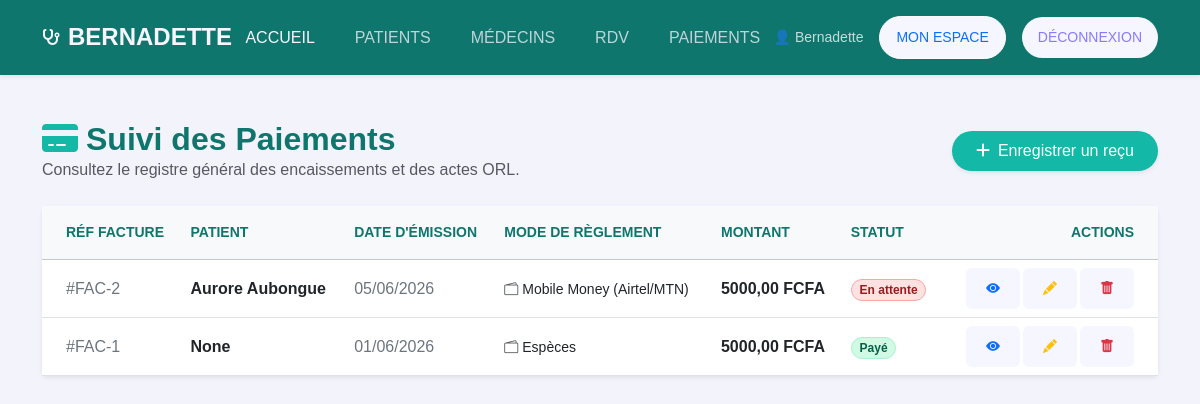
The app's page /paiements/list/ (signed in) with its own data.
### paiements/models.py (models this page shows, shortened)
class Paiement(models.Model):
    MODE_CHOICES = [
        ('especes', 'Espèces'),
        ('mobile_money', 'Mobile Money (Airtel/MTN)'),
        ('carte', 'Carte Bancaire'),
    ]
    STATUT_CHOICES = [
        ('paye', 'Payé'),
        ('en_attente', 'En attente'),
    ]
    patient = models.ForeignKey(Patient, on_delete=models.CASCADE, related_name='paiements', null=True, blank=True)
    montant = models.DecimalField(max_digits=10, decimal_places=2)
    mode_paiement = models.CharField(max_length=20, choices=MODE_CHOICES, default='especes')
    statut = models.CharField(max_length=15, choices=STATUT_CHOICES, default='paye')
    date = models.DateField(auto_now_add=True)
    description = models.CharField(max_length=255, blank=True)
    class Meta:
        verbose_name = "Paiement"
        verbose_name_plural = "Paiements"
        ordering = ['-date']

### patients/models.py (models this page shows)
class Patient(models.Model):
    SEXE_CHOICES = [
        ('M', 'Masculin'),
        ('F', 'Féminin'),
    ]
    user = models.OneToOneField(User, on_delete=models.CASCADE, related_name='patient', null=True, blank=True)
    nom = models.CharField(max_length=100)
    prenom = models.CharField(max_length=100)
    sexe = models.CharField(max_length=1, choices=SEXE_CHOICES, default='M')
    date_naissance = models.DateField()
    telephone = models.CharField(max_length=20)
    adresse = models.TextField(blank=True, null=True)
    groupe_sanguin = models.CharField(max_length=5, blank=True, null=True)
    def __str__(self):
        return f"{self.prenom} {self.nom}"

### paiements/views.py (the view)
# urls.py: path('list/', views.list_paiements, name='list'),
@login_required
def list_paiements(request):
    user = request.user
    if user.is_superuser or hasattr(user, 'medecin'):
        paiements = Paiement.objects.all()
    else:
        paiements = Paiement.objects.filter(patient__user=user)
    return render(request, 'paiements/liste.html', {'paiements': paiements})

### rdv/context_processors.py (called while the page is built)
def notifications(request):
    if isinstance(request.user, AnonymousUser):
        return {}
    unread_count = request.user.notifications.filter(is_read=False).count()
    return {
        'notification_unread_count': unread_count,
    }

### paiements/templates/paiements/liste.html (shortened to what this page needs)
{% extends "base.html" %}
{% load static %}
{% block content %}
<main class="container" style="margin-top: 120px; margin-bottom: 50px;" data-aos="fade-up">
    <div class="d-flex flex-column flex-md-row justify-content-between align-items-md-center gap-3 mb-4">
        <div>
            <h1 class="fw-bold h2 m-0" style="color: #0f766e;">
                <i class="fa-solid fa-credit-card me-2" style="color: #14b8a6;"></i>Suivi des Paiements
            </h1>
            <p class="text-muted m-0">
                {% if user.is_superuser or user.medecin %}
                    Consultez le registre général des encaissements et des actes ORL.
                {% else %}
                    Consultez l'historique de vos règlements et téléchargez vos reçus.
                {% endif %}
            </p>
        </div>
        {% if user.is_superuser %}
        <div>
            <a href="{% url 'paiements:create' %}" class="btn text-white fw-medium px-4 py-2 rounded-pill shadow-sm" style="background-color: #14b8a6; border: none;">
                <i class="fa-solid fa-plus me-2"></i>Enregistrer un reçu
            </a>
        </div>
        {% endif %}
    </div>
    <div class="card border-0 shadow-sm">
        <div class="card-body p-0">
            <div class="table-responsive">
                <table class="table table-hover align-middle mb-0">
                    <thead class="table-light text-uppercase small fw-bold" style="background-color: #f8fafc;">
                        <tr>
                            <th class="ps-4 py-3" style="color: #0f766e;">Réf Facture</th>
                            <th class="py-3" style="color: #0f766e;">Patient</th>
                            <th class="py-3" style="color: #0f766e;">Date d'émission</th>
                            <th class="py-3" style="color: #0f766e;">Mode de règlement</th>
                            <th class="py-3" style="color: #0f766e;">Montant</th>
                            <th class="py-3" style="color: #0f766e;">Statut</th>
                            <th class="pe-4 py-3 text-end" style="color: #0f766e;">Actions</th>
                        </tr>
                    </thead>
                    <tbody>
                        {% for p in paiements %}
                        <tr>
                            <td class="ps-4 fw-medium text-secondary">#FAC-{{ p.id }}</td>
                            <td class="fw-bold text-dark">{{ p.patient }}</td>
                            <td class="text-secondary">{{ p.date|date:"d/m/Y" }}</td>
                            <td>
                                <span class="text-dark small"><i class="bi bi-wallet2 me-1 text-muted"></i>{{ p.get_mode_paiement_display }}</span>
                            </td>
                            <td class="fw-bold text-dark">{{ p.montant }} FCFA</td>
                            <td>
                                {% if p.statut == 'paye' %}
                                    <span class="badge rounded-pill border px-2.5 py-1.5" style="background-color: #d1fae5; color: #065f46; border-color: #a7f3d0 !important;">Payé</span>
                                {% else %}
                                    <span class="badge rounded-pill border px-2.5 py-1.5" style="background-color: #fee2e2; color: #991b1b; border-color: #fca5a5 !important;">En attente</span>
                                {% endif %}
                            </td>
                            <td class="pe-4 text-end">
                                <div class="btn-group gap-1">
                                    <a href="{% url 'paiements:detail' p.id %}" class="btn btn-sm btn-outline-secondary rounded border-0" title="Voir les détails">
                                        <i class="bi bi-eye-fill text-primary"></i>
                                    </a>
                                    {% if user.is_superuser %}
                                    <a href="{% url 'paiements:edit' p.id %}" class="btn btn-sm btn-outline-secondary rounded border-0" title="Modifier">
                                        <i class="bi bi-pencil-fill text-warning"></i>
                                    </a>
                                    <a href="{% url 'paiements:delete' p.id %}" class="btn btn-sm btn-outline-secondary rounded border-0" title="Supprimer">
                                        <i class="bi bi-trash-fill text-danger"></i>
                                    </a>
                                    {% endif %}
                                </div>
                            </td>
                        </tr>
                        {% endfor %}
                    </tbody>
                </table>
            </div>
        </div>
    </div>
</main>
{% endblock %}

### templates/base.html (shortened to what this page needs)
{% load static %}
<!DOCTYPE html>
<html lang="fr">
<head>
    <link href="{% static 'css/bootstrap.min.css' %}" rel="stylesheet">
    <link href="https://cdn.jsdelivr.net/npm/bootstrap-icons@1.11.1/font/bootstrap-icons.css" rel="stylesheet">
    <link rel="stylesheet" href="{% static 'css/style.css' %}">
    <link rel="stylesheet" href="https://cdnjs.cloudflare.com/ajax/libs/font-awesome/6.4.0/css/all.min.css">
</head>
<body>
    <header>
        <nav class="navbar main-nav fixed-top py-3 navbar-expand-lg shadow-sm" style="background-color: #0f766e;">
            <div class="container d-flex justify-content-between align-items-center">
                <div class="d-flex align-items-center gap-2 brand-logo">
                    <i class="fa-solid fa-stethoscope" style="color: #14b8a6;"></i>
                    <h4 class="fw-bold m-0 Logo" style="color: #ffffff;">BERNADETTE</h4>
                </div>
                {% if user.is_authenticated %}
                <ul class="navbar-nav d-none d-lg-flex flex-row gap-4">
                    <li class="nav-item"><a class="nav-link text-white fw-medium opacity-90" href="/">ACCUEIL</a></li>
                    <li class="nav-item"><a class="nav-link text-white fw-medium opacity-75" href="/patients/">PATIENTS</a></li>
                    <li class="nav-item"><a class="nav-link text-white fw-medium opacity-75" href="/medecins/">MÉDECINS</a></li>
                    <li class="nav-item"><a class="nav-link text-white fw-medium opacity-75" href="/rdv/">RDV</a></li>
                    <li class="nav-item"><a class="nav-link text-white fw-medium opacity-75" href="/paiements/">PAIEMENTS</a></li>
                </ul>
                {% endif %}
                <div class="d-none d-lg-flex align-items-center gap-3">
                    {% if user.is_authenticated %}
                        <span class="text-white small opacity-75">👤 {{ user.username }}</span>
                        <a href="/comptes/" class="btn btn-sm px-3 text-primary rounded-pill border-white border">MON ESPACE</a>
                        <a href="/comptes/logout/" class="btn btn-danger btn-sm px-3 rounded-pill">DÉCONNEXION</a>
                    {% else %}
                        <a href="/comptes/login/" class="btn btn-sm px-4 text-dark fw-bold rounded-pill" style="background-color: #14b8a6; border: none;">CONNEXION</a>
                    {% endif %}
                </div>
            </div>
        </nav>
    </header>
    {% block content %}{% endblock %}
</body>
</html>

### static/css/style.css (style rules this page uses)
:root { --primary: #4e4bff; --blueMid: #8a7aff; --light: #f5f6ff; }
body { background: #f3f4fb; font-family: "Poppins", Arial; }
.btn { background: var(--light); color: var(--blueMid); border: none; border-radius: 8px; padding: 10px 20px; font-weight: 500; transition: 0.3s; }
.main-nav { transition: 0.3s ease; background: transparent; }
.nav-link { color: var(--light) !important; font-weight: 500; }
.brand-logo i { color: var(--light) !important; }
.brand-logo h4 { color: var(--light) !important; }

### records on screen
Paiement: id "2", patient "Aurore Aubongue", date "05/06/2026", mode_paiement "Mobile Money (Airtel/MTN)", montant "5000,00", statut "En attente"
Paiement: id "1", patient "None", date "01/06/2026", mode_paiement "Espèces", montant "5000,00", statut "Payé"

### other values on screen
{{ user.username }} "Bernadette"
